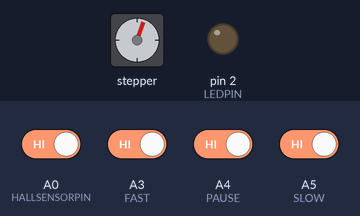
A sketch run on a simulated Arduino Uno, built with avr-gcc and run on an emulated ATmega328P. Parts: stepper motor, output pins drawn as LEDs (lit = HIGH). Dashed ring = blinking. The inputs (shaded band) are chosen by the test bench; at power-on: A0 (HALLSENSORPIN), A3 (FAST), A4 (PAUSE), A5 (SLOW) HIGH. Stepper angles assume 4096 steps per turn; what the sketch prints to the serial monitor is not drawn.

Above: at 1.2 s.
1.3 s: A3 (FAST) driven LOW
At 1.55 s:
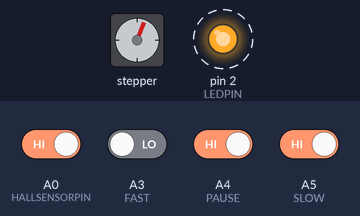
4.3 s: A3 (FAST) driven HIGH
7.3 s: A4 (PAUSE) driven LOW
At 7.55 s:
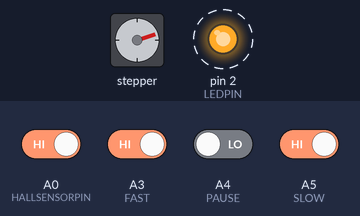
10.3 s: A4 (PAUSE) driven HIGH
At 10.3 s:
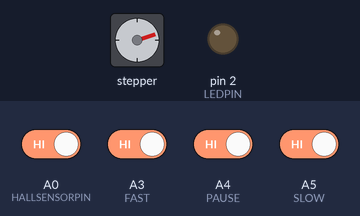
11.8 s: A5 (SLOW) driven LOW
At 12.05 s:
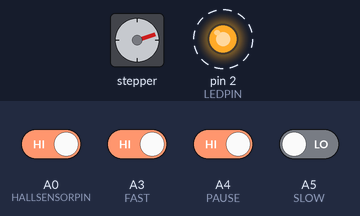
Timing chart, 0 to 15.8 s (numbered marks = the images above; inputs shaded):
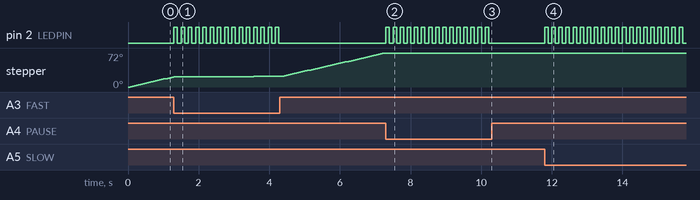

The sketch:

sketch.ino
```cpp
// Default stepper library
#include <Stepper.h>

// change this to fit the number of steps per revolution
// for your motor
#define NEXTHOLE 500

// Motor pins
#define MOTOR1  3     // IN1 on the ULN2003
#define MOTOR2  4     // IN2 on the ULN2003
#define MOTOR3  5     // IN3 on the ULN2003
#define MOTOR4  6     // IN4 on the ULN2003

// Hall effect and LED pins
#define HALLSENSORPIN  A0
#define LEDPIN          2

// Control pins
#define SLOW          A5
#define PAUSE         A4
#define FAST          A3

// Initial speed/pause delay is set to slow
int speed = 3;

// Status of the sensor (LOW is triggered)
int hallstate = HIGH;
int halt = 0;

// initialize the stepper library
Stepper myStepper(4096, MOTOR1, MOTOR3, MOTOR2, MOTOR4);


// On startup, run the motor until hall triggers
void setup() {

  // Start serial for debugging
  Serial.begin(115200);

  // Set the pin modes
  pinMode(LEDPIN, OUTPUT);
  pinMode(HALLSENSORPIN, INPUT);
  pinMode(SLOW, INPUT);
  pinMode(PAUSE, INPUT);
  pinMode(FAST, INPUT);


}

// Keep the motor running until power is off
// or pause is hit
// Speed is controlled by butons
void loop() {

  halt = 0;

  // while not paused ...
  while(speed > 0 && halt == 0) {

    // keep rotating until positioned at next hole


      // take a step if not paused
      myStepper.step(1);

      // check the buttons have been pressed
      checkButtons();

      // tiny delay
      delay(5);


   if(halt==1)
   {
    // wait before continue
    // the pause is set by buttons
    for(int tick = 0; tick < 100 * speed; tick++)
    {

      // check the buttons
      checkButtons();

      delay(10);
    }
   }
  }

  // check the buttons
  checkButtons();
}

// Check for button presses
void checkButtons()
{


  if ( digitalRead(HALLSENSORPIN) == LOW ) halt = 1;


  // slower button
  if(digitalRead(SLOW) == LOW)
  {
    if(speed >= 1) speed--;
    digitalWrite(LEDPIN, HIGH);
    delay(100);
    digitalWrite(LEDPIN, LOW);
    delay(100);

  }

  // pause button
  if(digitalRead(PAUSE) == LOW)
  {
    speed=0;
    digitalWrite(LEDPIN, HIGH);
    delay(100);
    digitalWrite(LEDPIN, LOW);
    delay(100);

  }

  // speed up button
  if(digitalRead(FAST) == LOW)
  {
    if(speed <= 4) speed++;
    digitalWrite(LEDPIN, HIGH);
    delay(100);
    digitalWrite(LEDPIN, LOW);
    delay(100);

  }

  // output the current speed to serial monitor
  Serial.println(speed);
}
```

Measured:
- after the input at 1.3 s, pin 2 (LEDPIN): alternates HIGH for 0.10 s and LOW for 0.11 s, starting at once
- after the input at 4.3 s, pin 2 (LEDPIN): stops changing and stays LOW
- after the input at 7.3 s, pin 2 (LEDPIN): alternates HIGH for 0.10 s and LOW for 0.10 s, starting at once; stepper: stops changing and stays 72°
- after the input at 10.3 s, pin 2 (LEDPIN): stops changing and stays LOW
- after the input at 11.8 s, pin 2 (LEDPIN): alternates HIGH for 0.10 s and LOW for 0.10 s, starting at once
